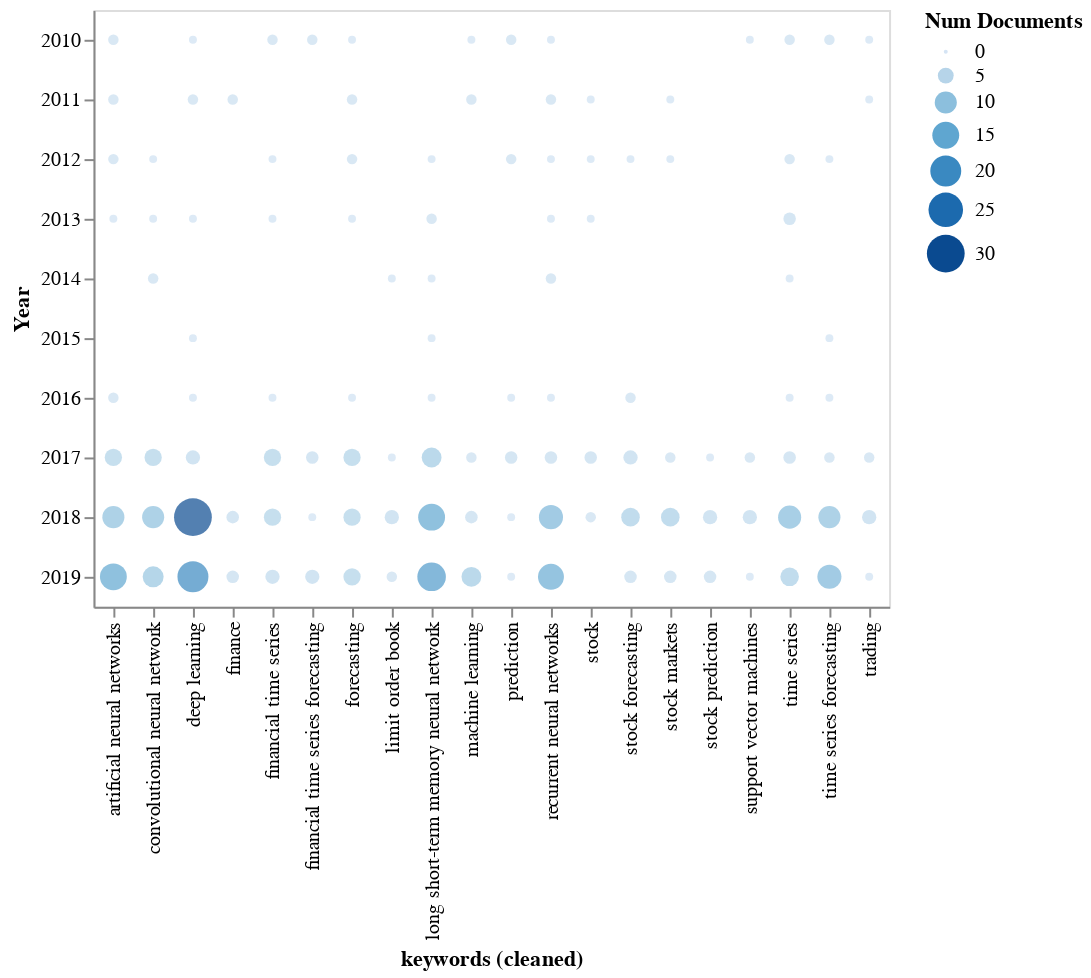

The notebook cell this image was saved under:
### Markdown cell above
---

### Code cell
rdf.terms_by_year( 
    column='keywords (cleaned)', 
    sep=';',
    top_n=20).circlerel()

### Figure 1 — Vega-Lite specification as saved in the notebook (floating-point values rounded to 4 significant figures)
{"$schema": "https://vega.github.io/schema/vega-lite/v3.4.0.json", "config": {"mark": {"tooltip": null}, "view": {"height": 300, "width": 400}}, "data": {"name": "data-1348e17ecf790d0a10aaadf10a783856"}, "datasets": {"data-1348e17ecf790d0a10aaadf10a783856": [{"ID": ["[*142*]", "[*143*]"], "Num Documents": 2, "Year": 2010, "keywords (cleaned)": "artificial neural networks"}, {"ID": ["[*140*]", "[*141*]"], "Num Documents": 2, "Year": 2011, "keywords (cleaned)": "artificial neural networks"}, {"ID": ["[*138*]", "[*139*]"], "Num Documents": 2, "Year": 2012, "keywords (cleaned)": "artificial neural networks"}, {"ID": ["[*137*]"], "Num Documents": 1, "Year": 2013, "keywords (cleaned)": "artificial neural networks"}, {"ID": ["[*125*]", "[*126*]"], "Num Documents": 2, "Year": 2016, "keywords (cleaned)": "artificial neural networks"}, {"ID": ["[*105*]", "[*106*]", "[*108*]", "[*111*]", "[*115*]", "[*121*]"], "Num Documents": 6, "Year": 2017, "keywords (cleaned)": "artificial neural networks"}, {"ID": ["[*53*]", "[*54*]", "[*55*]", "[*63*]", "[*67*]", "[*69*]", "[*72*]", "[*84*]", "[*90*]", "[*97*]"], "Num Documents": 10, "Year": 2018, "keywords (cleaned)": "artificial neural networks"}, {"ID": ["[*1*]", "[*4*]", "[*8*]", "[*10*]", "[*16*]", "[*17*]", "[*18*]", "[*25*]", "[*26*]", "[*29*]", "[*33*]", "[*36*]", "[*38*]", "[*39*]", "[*48*]"], "Num Documents": 15, "Year": 2019, "keywords (cleaned)": "artificial neural networks"}, {"ID": ["[*138*]"], "Num Documents": 1, "Year": 2012, "keywords (cleaned)": "convolutional neural network"}, {"ID": ["[*137*]"], "Num Documents": 1, "Year": 2013, "keywords (cleaned)": "convolutional neural network"}, {"ID": ["[*132*]", "[*133*]"], "Num Documents": 2, "Year": 2014, "keywords (cleaned)": "convolutional neural network"}, {"ID": ["[*106*]", "[*107*]", "[*108*]", "[*114*]", "[*118*]", "[*123*]"], "Num Documents": 6, "Year": 2017, "keywords (cleaned)": "convolutional neural network"}, {"ID": ["[*64*]", "[*72*]", "[*77*]", "[*78*]", "[*79*]", "[*89*]", "[*91*]", "[*96*]", "[*102*]", "[*104*]"], "Num Documents": 10, "Year": 2018, "keywords (cleaned)": "convolutional neural network"}, {"ID": ["[*13*]", "[*14*]", "[*18*]", "[*19*]", "[*26*]", "[*29*]", "[*36*]", "[*45*]", "[*50*]"], "Num Documents": 9, "Year": 2019, "keywords (cleaned)": "convolutional neural network"}, {"ID": ["[*143*]"], "Num Documents": 1, "Year": 2010, "keywords (cleaned)": "deep learning"}, {"ID": ["[*140*]", "[*141*]"], "Num Documents": 2, "Year": 2011, "keywords (cleaned)": "deep learning"}, {"ID": ["[*135*]"], "Num Documents": 1, "Year": 2013, "keywords (cleaned)": "deep learning"}, {"ID": ["[*129*]"], "Num Documents": 1, "Year": 2015, "keywords (cleaned)": "deep learning"}, {"ID": ["[*125*]"], "Num Documents": 1, "Year": 2016, "keywords (cleaned)": "deep learning"}, {"ID": ["[*106*]", "[*111*]", "[*117*]", "[*120*]"], "Num Documents": 4, "Year": 2017, "keywords (cleaned)": "deep learning"}, {"ID": ["[*54*]", "[*55*]", "[*57*]", "[*58*]", "[*61*]", "[*62*]", "[*66*]", "[*68*]", "[*70*]", "[*71*]", "[*73*]", "[*74*]", "[*76*]", "[*77*]", "[*78*]", "[*79*]", "[*84*]", "[*86*]", "[*87*]", "[*91*]", "[*93*]", "[*94*]", "[*95*]", "[*96*]", "[*97*]", "[*98*]", "[*99*]", "[*100*]", "[*103*]", "[*104*]"], "Num Documents": 30, "Year": 2018, "keywords (cleaned)": "deep learning"}, {"ID": ["[*1*]", "[*3*]", "[*4*]", "[*5*]", "[*7*]", "[*13*]", "[*15*]", "[*19*]", "[*23*]", "[*25*]", "[*26*]", "[*27*]", "[*33*]", "[*34*]", "[*36*]", "[*38*]", "[*40*]", "[*44*]", "[*50*]", "[*51*]"], "Num Documents": 20, "Year": 2019, "keywords (cleaned)": "deep learning"}, {"ID": ["[*140*]", "[*141*]"], "Num Documents": 2, "Year": 2011, "keywords (cleaned)": "finance"}, {"ID": ["[*69*]", "[*71*]", "[*74*]"], "Num Documents": 3, "Year": 2018, "keywords (cleaned)": "finance"}, {"ID": ["[*5*]", "[*8*]", "[*34*]"], "Num Documents": 3, "Year": 2019, "keywords (cleaned)": "finance"}, {"ID": ["[*142*]", "[*143*]"], "Num Documents": 2, "Year": 2010, "keywords (cleaned)": "financial time series"}, {"ID": ["[*139*]"], "Num Documents": 1, "Year": 2012, "keywords (cleaned)": "financial time series"}, {"ID": ["[*137*]"], "Num Documents": 1, "Year": 2013, "keywords (cleaned)": "financial time series"}, {"ID": ["[*127*]"], "Num Documents": 1, "Year": 2016, "keywords (cleaned)": "financial time series"}, {"ID": ["[*105*]", "[*108*]", "[*109*]", "[*111*]", "[*114*]", "[*119*]"], "Num Documents": 6, "Year": 2017, "keywords (cleaned)": "financial time series"}, {"ID": ["[*54*]", "[*55*]", "[*60*]", "[*68*]", "[*84*]", "[*93*]"], "Num Documents": 6, "Year": 2018, "keywords (cleaned)": "financial time series"}, {"ID": ["[*1*]", "[*13*]", "[*14*]", "[*50*]"], "Num Documents": 4, "Year": 2019, "keywords (cleaned)": "financial time series"}, {"ID": ["[*142*]", "[*143*]"], "Num Documents": 2, "Year": 2010, "keywords (cleaned)": "financial time series forecasting"}, {"ID": ["[*108*]", "[*117*]", "[*118*]"], "Num Documents": 3, "Year": 2017, "keywords (cleaned)": "financial time series forecasting"}, {"ID": ["[*91*]"], "Num Documents": 1, "Year": 2018, "keywords (cleaned)": "financial time series forecasting"}, {"ID": ["[*2*]", "[*3*]", "[*26*]", "[*46*]"], "Num Documents": 4, "Year": 2019, "keywords (cleaned)": "financial time series forecasting"}, {"ID": ["[*143*]"], "Num Documents": 1, "Year": 2010, "keywords (cleaned)": "forecasting"}, {"ID": ["[*140*]", "[*141*]"], "Num Documents": 2, "Year": 2011, "keywords (cleaned)": "forecasting"}, {"ID": ["[*138*]", "[*139*]"], "Num Documents": 2, "Year": 2012, "keywords (cleaned)": "forecasting"}, {"ID": ["[*137*]"], "Num Documents": 1, "Year": 2013, "keywords (cleaned)": "forecasting"}, {"ID": ["[*126*]"], "Num Documents": 1, "Year": 2016, "keywords (cleaned)": "forecasting"}, {"ID": ["[*105*]", "[*106*]", "[*108*]", "[*110*]", "[*111*]", "[*120*]"], "Num Documents": 6, "Year": 2017, "keywords (cleaned)": "forecasting"}, {"ID": ["[*55*]", "[*71*]", "[*84*]", "[*86*]", "[*95*]", "[*99*]"], "Num Documents": 6, "Year": 2018, "keywords (cleaned)": "forecasting"}, {"ID": ["[*1*]", "[*4*]", "[*8*]", "[*13*]", "[*25*]", "[*33*]"], "Num Documents": 6, "Year": 2019, "keywords (cleaned)": "forecasting"}, {"ID": ["[*133*]"], "Num Documents": 1, "Year": 2014, "keywords (cleaned)": "limit order book"}, {"ID": ["[*106*]"], "Num Documents": 1, "Year": 2017, "keywords (cleaned)": "limit order book"}, {"ID": ["[*78*]", "[*79*]", "[*82*]", "[*98*]"], "Num Documents": 4, "Year": 2018, "keywords (cleaned)": "limit order book"}, {"ID": ["[*8*]", "[*28*]"], "Num Documents": 2, "Year": 2019, "keywords (cleaned)": "limit order book"}, {"ID": ["[*139*]"], "Num Documents": 1, "Year": 2012, "keywords (cleaned)": "long short-term memory neural network"}, {"ID": ["[*134*]", "[*136*]"], "Num Documents": 2, "Year": 2013, "keywords (cleaned)": "long short-term memory neural network"}, {"ID": ["[*133*]"], "Num Documents": 1, "Year": 2014, "keywords (cleaned)": "long short-term memory neural network"}, {"ID": ["[*130*]"], "Num Documents": 1, "Year": 2015, "keywords (cleaned)": "long short-term memory neural network"}, {"ID": ["[*128*]"], "Num Documents": 1, "Year": 2016, "keywords (cleaned)": "long short-term memory neural network"}, {"ID": ["[*105*]", "[*106*]", "[*112*]", "[*115*]", "[*116*]", "[*117*]", "[*119*]", "[*121*]"], "Num Documents": 8, "Year": 2017, "keywords (cleaned)": "long short-term memory neural network"}, {"ID": ["[*53*]", "[*55*]", "[*56*]", "[*65*]", "[*71*]", "[*72*]", "[*74*]", "[*75*]", "[*83*]", "[*88*]", "[*89*]", "[*90*]", "[*95*]", "[*101*]", "[*102*]"], "Num Documents": 15, "Year": 2018, "keywords (cleaned)": "long short-term memory neural network"}, {"ID": ["[*0*]", "[*1*]", "[*4*]", "[*6*]", "[*7*]", "[*12*]", "[*21*]", "[*26*]", "[*30*]", "[*31*]", "[*34*]", "[*35*]", "[*41*]", "[*42*]", "[*45*]", "[*49*]", "[*50*]"], "Num Documents": 17, "Year": 2019, "keywords (cleaned)": "long short-term memory neural network"}, {"ID": ["[*143*]"], "Num Documents": 1, "Year": 2010, "keywords (cleaned)": "machine learning"}, {"ID": ["[*140*]", "[*141*]"], "Num Documents": 2, "Year": 2011, "keywords (cleaned)": "machine learning"}, {"ID": ["[*106*]", "[*108*]"], "Num Documents": 2, "Year": 2017, "keywords (cleaned)": "machine learning"}, {"ID": ["[*54*]", "[*70*]", "[*98*]"], "Num Documents": 3, "Year": 2018, "keywords (cleaned)": "machine learning"}, {"ID": ["[*0*]", "[*6*]", "[*10*]", "[*19*]", "[*25*]", "[*27*]", "[*34*]", "[*38*]"], "Num Documents": 8, "Year": 2019, "keywords (cleaned)": "machine learning"}, {"ID": ["[*142*]", "[*143*]"], "Num Documents": 2, "Year": 2010, "keywords (cleaned)": "prediction"}, {"ID": ["[*138*]", "[*139*]"], "Num Documents": 2, "Year": 2012, "keywords (cleaned)": "prediction"}, {"ID": ["[*126*]"], "Num Documents": 1, "Year": 2016, "keywords (cleaned)": "prediction"}, {"ID": ["[*105*]", "[*106*]", "[*108*]"], "Num Documents": 3, "Year": 2017, "keywords (cleaned)": "prediction"}, {"ID": ["[*69*]"], "Num Documents": 1, "Year": 2018, "keywords (cleaned)": "prediction"}, {"ID": ["[*8*]"], "Num Documents": 1, "Year": 2019, "keywords (cleaned)": "prediction"}, {"ID": ["[*143*]"], "Num Documents": 1, "Year": 2010, "keywords (cleaned)": "recurrent neural networks"}, {"ID": ["[*140*]", "[*141*]"], "Num Documents": 2, "Year": 2011, "keywords (cleaned)": "recurrent neural networks"}, {"ID": ["[*138*]"], "Num Documents": 1, "Year": 2012, "keywords (cleaned)": "recurrent neural networks"}, {"ID": ["[*137*]"], "Num Documents": 1, "Year": 2013, "keywords (cleaned)": "recurrent neural networks"}, {"ID": ["[*131*]", "[*132*]"], "Num Documents": 2, "Year": 2014, "keywords (cleaned)": "recurrent neural networks"}, {"ID": ["[*126*]"], "Num Documents": 1, "Year": 2016, "keywords (cleaned)": "recurrent neural networks"}, {"ID": ["[*106*]", "[*111*]", "[*113*]"], "Num Documents": 3, "Year": 2017, "keywords (cleaned)": "recurrent neural networks"}, {"ID": ["[*53*]", "[*56*]", "[*60*]", "[*68*]", "[*69*]", "[*74*]", "[*77*]", "[*80*]", "[*83*]", "[*88*]", "[*89*]", "[*92*]"], "Num Documents": 12, "Year": 2018, "keywords (cleaned)": "recurrent neural networks"}, {"ID": ["[*4*]", "[*6*]", "[*8*]", "[*11*]", "[*12*]", "[*16*]", "[*20*]", "[*26*]", "[*28*]", "[*30*]", "[*32*]", "[*41*]", "[*43*]", "[*47*]"], "Num Documents": 14, "Year": 2019, "keywords (cleaned)": "recurrent neural networks"}, {"ID": ["[*141*]"], "Num Documents": 1, "Year": 2011, "keywords (cleaned)": "stock"}, {"ID": ["[*138*]"], "Num Documents": 1, "Year": 2012, "keywords (cleaned)": "stock"}, {"ID": ["[*134*]"], "Num Documents": 1, "Year": 2013, "keywords (cleaned)": "stock"}, {"ID": ["[*105*]", "[*108*]", "[*111*]"], "Num Documents": 3, "Year": 2017, "keywords (cleaned)": "stock"}, {"ID": ["[*69*]", "[*84*]"], "Num Documents": 2, "Year": 2018, "keywords (cleaned)": "stock"}, {"ID": ["[*138*]"], "Num Documents": 1, "Year": 2012, "keywords (cleaned)": "stock forecasting"}, {"ID": ["[*124*]", "[*128*]"], "Num Documents": 2, "Year": 2016, "keywords (cleaned)": "stock forecasting"}, {"ID": ["[*106*]", "[*112*]", "[*118*]", "[*123*]"], "Num Documents": 4, "Year": 2017, "keywords (cleaned)": "stock forecasting"}, {"ID": ["[*56*]", "[*61*]", "[*66*]", "[*69*]", "[*74*]", "[*76*]", "[*102*]"], "Num Documents": 7, "Year": 2018, "keywords (cleaned)": "stock forecasting"}, {"ID": ["[*11*]", "[*12*]", "[*42*]"], "Num Documents": 3, "Year": 2019, "keywords (cleaned)": "stock forecasting"}, {"ID": ["[*141*]"], "Num Documents": 1, "Year": 2011, "keywords (cleaned)": "stock markets"}, {"ID": ["[*138*]"], "Num Documents": 1, "Year": 2012, "keywords (cleaned)": "stock markets"}, {"ID": ["[*105*]", "[*111*]"], "Num Documents": 2, "Year": 2017, "keywords (cleaned)": "stock markets"}, {"ID": ["[*62*]", "[*69*]", "[*70*]", "[*71*]", "[*73*]", "[*89*]", "[*91*]"], "Num Documents": 7, "Year": 2018, "keywords (cleaned)": "stock markets"}, {"ID": ["[*4*]", "[*27*]", "[*48*]"], "Num Documents": 3, "Year": 2019, "keywords (cleaned)": "stock markets"}, {"ID": ["[*121*]"], "Num Documents": 1, "Year": 2017, "keywords (cleaned)": "stock prediction"}, {"ID": ["[*58*]", "[*75*]", "[*94*]", "[*97*]"], "Num Documents": 4, "Year": 2018, "keywords (cleaned)": "stock prediction"}, {"ID": ["[*3*]", "[*10*]", "[*18*]"], "Num Documents": 3, "Year": 2019, "keywords (cleaned)": "stock prediction"}, {"ID": ["[*143*]"], "Num Documents": 1, "Year": 2010, "keywords (cleaned)": "support vector machines"}, {"ID": ["[*118*]", "[*120*]"], "Num Documents": 2, "Year": 2017, "keywords (cleaned)": "support vector machines"}, {"ID": ["[*53*]", "[*72*]", "[*90*]", "[*93*]"], "Num Documents": 4, "Year": 2018, "keywords (cleaned)": "support vector machines"}, {"ID": ["[*22*]"], "Num Documents": 1, "Year": 2019, "keywords (cleaned)": "support vector machines"}, {"ID": ["[*142*]", "[*143*]"], "Num Documents": 2, "Year": 2010, "keywords (cleaned)": "time series"}, {"ID": ["[*138*]", "[*139*]"], "Num Documents": 2, "Year": 2012, "keywords (cleaned)": "time series"}, {"ID": ["[*134*]", "[*136*]", "[*137*]"], "Num Documents": 3, "Year": 2013, "keywords (cleaned)": "time series"}, {"ID": ["[*133*]"], "Num Documents": 1, "Year": 2014, "keywords (cleaned)": "time series"}, {"ID": ["[*124*]"], "Num Documents": 1, "Year": 2016, "keywords (cleaned)": "time series"}, {"ID": ["[*105*]", "[*108*]", "[*111*]"], "Num Documents": 3, "Year": 2017, "keywords (cleaned)": "time series"}, {"ID": ["[*55*]", "[*56*]", "[*57*]", "[*58*]", "[*67*]", "[*69*]", "[*75*]", "[*77*]", "[*84*]", "[*89*]", "[*96*]"], "Num Documents": 11, "Year": 2018, "keywords (cleaned)": "time series"}, {"ID": ["[*1*]", "[*15*]", "[*26*]", "[*33*]", "[*38*]", "[*40*]", "[*45*]"], "Num Documents": 7, "Year": 2019, "keywords (cleaned)": "time series"}, {"ID": ["[*142*]", "[*143*]"], "Num Documents": 2, "Year": 2010, "keywords (cleaned)": "time series forecasting"}, {"ID": ["[*139*]"], "Num Documents": 1, "Year": 2012, "keywords (cleaned)": "time series forecasting"}, {"ID": ["[*129*]"], "Num Documents": 1, "Year": 2015, "keywords (cleaned)": "time series forecasting"}, {"ID": ["[*126*]"], "Num Documents": 1, "Year": 2016, "keywords (cleaned)": "time series forecasting"}, {"ID": ["[*108*]", "[*111*]"], "Num Documents": 2, "Year": 2017, "keywords (cleaned)": "time series forecasting"}, {"ID": ["[*55*]", "[*80*]", "[*81*]", "[*82*]", "[*84*]", "[*87*]", "[*90*]", "[*96*]", "[*100*]", "[*101*]"], "Num Documents": 10, "Year": 2018, "keywords (cleaned)": "time series forecasting"}, {"ID": ["[*0*]", "[*1*]", "[*4*]", "[*12*]", "[*16*]", "[*20*]", "[*29*]", "[*31*]", "[*33*]", "[*37*]", "[*39*]", "[*48*]"], "Num Documents": 12, "Year": 2019, "keywords (cleaned)": "time series forecasting"}, {"ID": ["[*142*]"], "Num Documents": 1, "Year": 2010, "keywords (cleaned)": "trading"}, {"ID": ["[*140*]"], "Num Documents": 1, "Year": 2011, "keywords (cleaned)": "trading"}, {"ID": ["[*106*]", "[*108*]"], "Num Documents": 2, "Year": 2017, "keywords (cleaned)": "trading"}, {"ID": ["[*55*]", "[*68*]", "[*74*]", "[*83*]"], "Num Documents": 4, "Year": 2018, "keywords (cleaned)": "trading"}, {"ID": ["[*52*]"], "Num Documents": 1, "Year": 2019, "keywords (cleaned)": "trading"}]}, "encoding": {"color": {"field": "Num Documents", "type": "quantitative"}, "size": {"field": "Num Documents", "type": "quantitative"}, "x": {"axis": {"labelAngle": 270}, "field": "keywords (cleaned)", "sort": "ascending", "type": "nominal"}, "y": {"field": "Year", "sort": "ascending", "type": "nominal"}}, "mark": "circle"}
